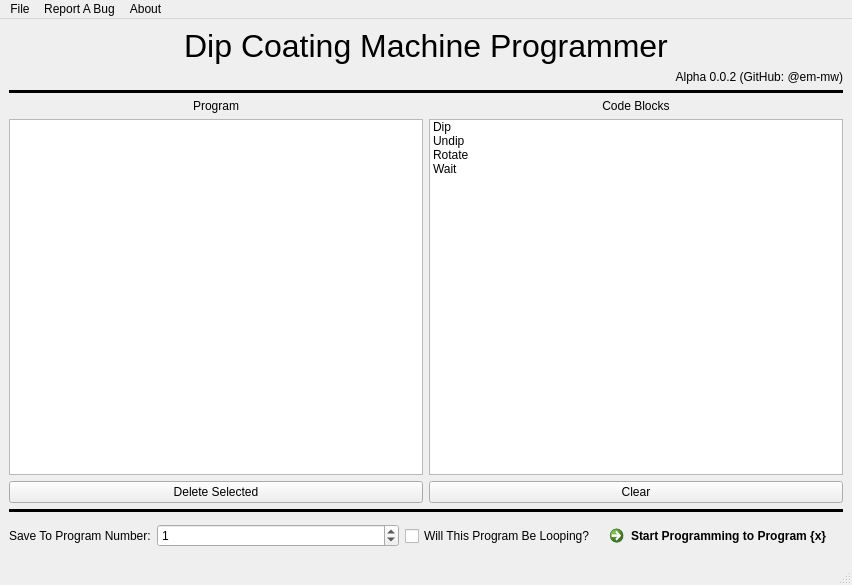
<?xml version="1.0" encoding="UTF-8"?>
<ui version="4.0">
 <class>MainWindow</class>
 <widget class="QMainWindow" name="MainWindow">
  <property name="geometry">
   <rect>
    <x>0</x>
    <y>0</y>
    <width>852</width>
    <height>585</height>
   </rect>
  </property>
  <property name="windowTitle">
   <string>MainWindow</string>
  </property>
  <widget class="QWidget" name="centralwidget">
   <layout class="QVBoxLayout" name="verticalLayout_2">
    <item>
     <layout class="QHBoxLayout" name="horizontalLayout_4">
      <item>
       <layout class="QVBoxLayout" name="verticalLayout_4">
        <item>
         <widget class="QLabel" name="label">
          <property name="font">
           <font>
            <pointsize>24</pointsize>
            <bold>false</bold>
           </font>
          </property>
          <property name="text">
           <string>Dip Coating Machine Programmer</string>
          </property>
          <property name="alignment">
           <set>Qt::AlignmentFlag::AlignCenter</set>
          </property>
         </widget>
        </item>
        <item>
         <widget class="QLabel" name="label_2">
          <property name="text">
           <string>Alpha 0.0.2 (GitHub: @em-mw)</string>
          </property>
          <property name="alignment">
           <set>Qt::AlignmentFlag::AlignRight|Qt::AlignmentFlag::AlignTrailing|Qt::AlignmentFlag::AlignVCenter</set>
          </property>
         </widget>
        </item>
       </layout>
      </item>
     </layout>
    </item>
    <item>
     <widget class="Line" name="line">
      <property name="frameShadow">
       <enum>QFrame::Shadow::Plain</enum>
      </property>
      <property name="lineWidth">
       <number>3</number>
      </property>
      <property name="orientation">
       <enum>Qt::Orientation::Horizontal</enum>
      </property>
     </widget>
    </item>
    <item>
     <layout class="QHBoxLayout" name="horizontalLayout">
      <item>
       <layout class="QVBoxLayout" name="verticalLayout_3">
        <item>
         <widget class="QLabel" name="label_4">
          <property name="text">
           <string>Program</string>
          </property>
          <property name="alignment">
           <set>Qt::AlignmentFlag::AlignCenter</set>
          </property>
         </widget>
        </item>
        <item>
         <widget class="QListWidget" name="listWidget_2">
          <property name="acceptDrops">
           <bool>true</bool>
          </property>
          <property name="dragDropOverwriteMode">
           <bool>true</bool>
          </property>
          <property name="dragDropMode">
           <enum>QAbstractItemView::DragDropMode::DragDrop</enum>
          </property>
         </widget>
        </item>
       </layout>
      </item>
      <item>
       <layout class="QVBoxLayout" name="verticalLayout">
        <item>
         <widget class="QLabel" name="label_3">
          <property name="text">
           <string>Code Blocks</string>
          </property>
          <property name="alignment">
           <set>Qt::AlignmentFlag::AlignCenter</set>
          </property>
         </widget>
        </item>
        <item>
         <widget class="QListWidget" name="listWidget">
          <property name="cursor" stdset="0">
           <cursorShape>ArrowCursor</cursorShape>
          </property>
          <property name="mouseTracking">
           <bool>false</bool>
          </property>
          <property name="acceptDrops">
           <bool>false</bool>
          </property>
          <property name="dragEnabled">
           <bool>false</bool>
          </property>
          <property name="dragDropOverwriteMode">
           <bool>true</bool>
          </property>
          <property name="dragDropMode">
           <enum>QAbstractItemView::DragDropMode::DragOnly</enum>
          </property>
          <property name="defaultDropAction">
           <enum>Qt::DropAction::CopyAction</enum>
          </property>
          <item>
           <property name="text">
            <string>Dip</string>
           </property>
          </item>
          <item>
           <property name="text">
            <string>Undip</string>
           </property>
          </item>
          <item>
           <property name="text">
            <string>Rotate</string>
           </property>
          </item>
          <item>
           <property name="text">
            <string>Wait</string>
           </property>
          </item>
         </widget>
        </item>
       </layout>
      </item>
     </layout>
    </item>
    <item>
     <layout class="QHBoxLayout" name="horizontalLayout_2">
      <item>
       <widget class="QPushButton" name="pushButton_2">
        <property name="text">
         <string>Delete Selected</string>
        </property>
       </widget>
      </item>
      <item>
       <widget class="QPushButton" name="pushButton">
        <property name="text">
         <string>Clear</string>
        </property>
       </widget>
      </item>
     </layout>
    </item>
    <item>
     <widget class="Line" name="line_2">
      <property name="frameShadow">
       <enum>QFrame::Shadow::Plain</enum>
      </property>
      <property name="lineWidth">
       <number>3</number>
      </property>
      <property name="orientation">
       <enum>Qt::Orientation::Horizontal</enum>
      </property>
     </widget>
    </item>
    <item>
     <layout class="QHBoxLayout" name="horizontalLayout_3">
      <item>
       <widget class="QLabel" name="label_toolTip">
        <property name="sizePolicy">
         <sizepolicy hsizetype="Maximum" vsizetype="Preferred">
          <horstretch>0</horstretch>
          <verstretch>0</verstretch>
         </sizepolicy>
        </property>
        <property name="text">
         <string>Save To Program Number:</string>
        </property>
       </widget>
      </item>
      <item>
       <widget class="QSpinBox" name="spinBox">
        <property name="maximum">
         <number>9</number>
        </property>
        <property name="value">
         <number>1</number>
        </property>
       </widget>
      </item>
      <item>
       <widget class="QCheckBox" name="checkBox">
        <property name="sizePolicy">
         <sizepolicy hsizetype="Maximum" vsizetype="Fixed">
          <horstretch>0</horstretch>
          <verstretch>0</verstretch>
         </sizepolicy>
        </property>
        <property name="text">
         <string>Will This Program Be Looping?</string>
        </property>
       </widget>
      </item>
      <item>
       <widget class="QCommandLinkButton" name="commandLinkButton">
        <property name="sizePolicy">
         <sizepolicy hsizetype="Preferred" vsizetype="Preferred">
          <horstretch>0</horstretch>
          <verstretch>0</verstretch>
         </sizepolicy>
        </property>
        <property name="text">
         <string>Start Programming to Program {x}</string>
        </property>
        <property name="default">
         <bool>false</bool>
        </property>
       </widget>
      </item>
     </layout>
    </item>
   </layout>
  </widget>
  <widget class="QMenuBar" name="menubar">
   <property name="geometry">
    <rect>
     <x>0</x>
     <y>0</y>
     <width>852</width>
     <height>24</height>
    </rect>
   </property>
   <widget class="QMenu" name="menuReport_A_Bug">
    <property name="title">
     <string>Report A Bug</string>
    </property>
    <addaction name="actionGitHub_Issues"/>
   </widget>
   <widget class="QMenu" name="menuAbout">
    <property name="title">
     <string>About</string>
    </property>
    <addaction name="actionAbout"/>
   </widget>
   <widget class="QMenu" name="menuFile">
    <property name="title">
     <string>File</string>
    </property>
    <addaction name="actionSave"/>
    <addaction name="actionSave_As"/>
    <addaction name="actionLoad"/>
   </widget>
   <addaction name="menuFile"/>
   <addaction name="menuReport_A_Bug"/>
   <addaction name="menuAbout"/>
  </widget>
  <widget class="QStatusBar" name="statusbar"/>
  <action name="actionGitHub_Issues">
   <property name="text">
    <string>GitHub Issues</string>
   </property>
  </action>
  <action name="actionAbout">
   <property name="text">
    <string>About</string>
   </property>
  </action>
  <action name="actionSave">
   <property name="icon">
    <iconset theme="QIcon::ThemeIcon::DocumentSave"/>
   </property>
   <property name="text">
    <string>Save</string>
   </property>
  </action>
  <action name="actionSave_As">
   <property name="icon">
    <iconset theme="QIcon::ThemeIcon::DocumentSaveAs"/>
   </property>
   <property name="text">
    <string>Save As...</string>
   </property>
  </action>
  <action name="actionLoad">
   <property name="icon">
    <iconset theme="QIcon::ThemeIcon::DocumentOpen"/>
   </property>
   <property name="text">
    <string>Load</string>
   </property>
  </action>
 </widget>
 <resources/>
 <connections/>
</ui>
